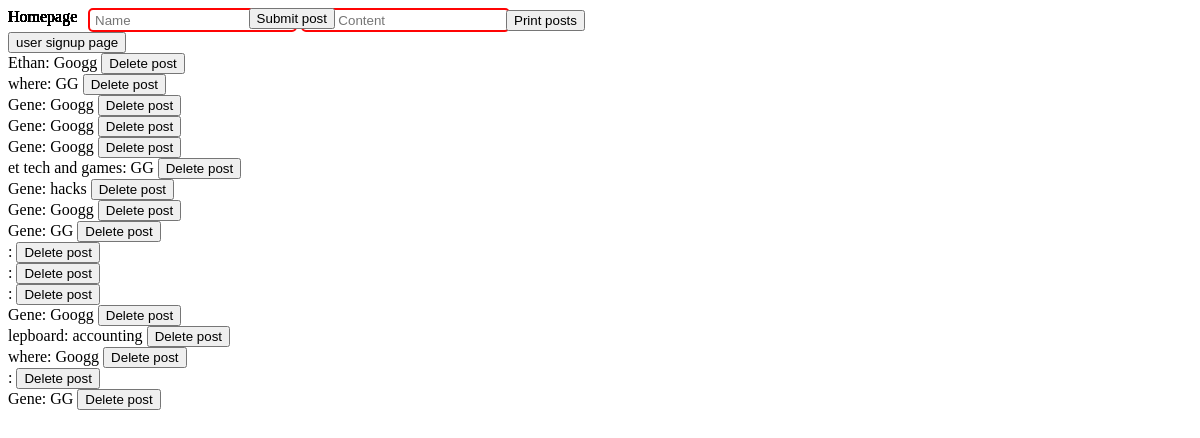
Before: / with the older database file.
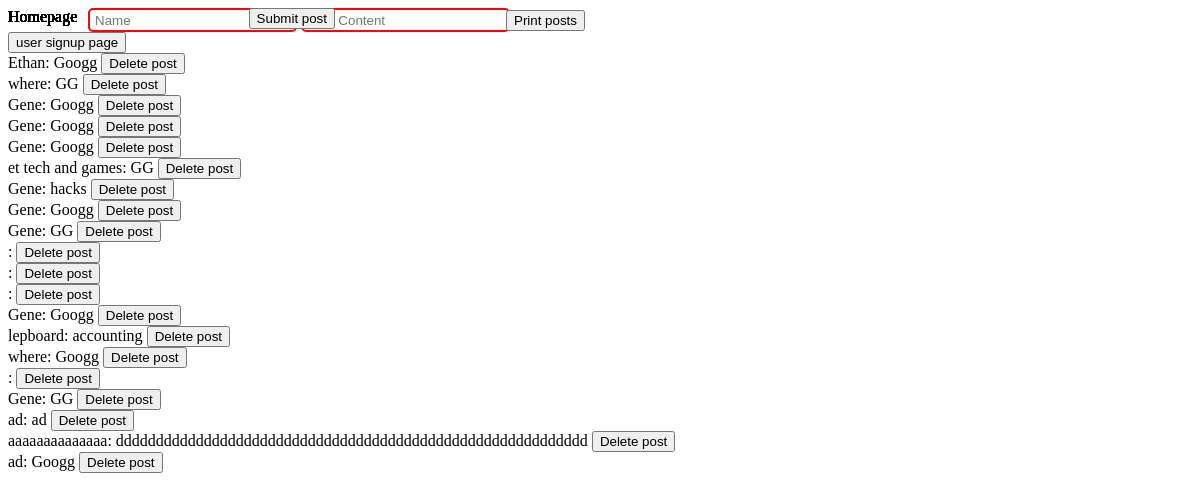
After: the same page with the newer database file.
### tables this page shows
CREATE TABLE "posts" (
	"id"	integer NOT NULL,
	"name"	text NOT NULL,
	"content"	text NOT NULL,
	PRIMARY KEY("id" AUTOINCREMENT)
);

### app.py (the view, shortened to what this page needs)
@app.route('/', methods=['GET','POST','DELETE'])
def index():
    if request.method == 'GET':
        pass
    if request.method == 'DELETE':
        if 'delete_post' in request.form:
            print('delete post front page')
            remove_post(-1)
    posts = get_posts()
    return render_template('food_index.html', posts=posts)

### food_models.py (called while the page is built)
def get_posts():
    con = sqlite3.connect(path.join(ROOT, 'food_database.db'))
    cur = con.cursor()
    cur.execute('select * FROM posts')
    posts = cur.fetchall()
    return posts

### templates/food_index.html (shortened to what this page needs)
<!doctype html>
<html>
    <body>
        <form action='/' method='post'>
            <input class = "posts_boxs" required type ="text" placeholder='Name' name='name'>
            <input class = "posts_content" required type ="text" placeholder='Post Content' name='post'>
            <input class="submit_post" type= "submit" name="submit_post" value='Submit post'>
            <input class="print_posts" type="submit" name="print_posts" value="Print posts">
        </form>
        <form action='/user_signup'>
            <button type='submit'>user signup page</button>
        </form>
        <form action='/' method='delete'>
            {%  for post in posts %}
            <div>{{post[1] + ': ' + post[2]}} <input type="submit" name="delete_post" value="Delete post"> </div>
            <div class="title">Homepage</div>
            {% endfor %}
        </form>
    </body>
    <head>
    </head>
</html>

### templates/food_index.html (style rules this page uses)
body { background-image: url('C:\Users\ethan\Documents\food_wastage_stopper\Food wastage stopper\Background\cal.png'); background-repeat: no-repeat; background-attachment: fixed; background-size: 100% 100%; }
.title { position: absolute; top: 8px; }
.posts_boxs { position: relative; width: 195px; height: 10px; border-radius: 5px; right: -80px; outline: none; padding: 5px; border: 2px solid rgb(255, 4, 4); }
.posts_content { position: relative; width: 195px; height: 10px; right: -80px; border-radius: 5px; outline: none; padding: 5px; border: 2px solid rgb(255, 4, 4); }
.submit_post { position: absolute; right: 865px; }
.print_posts { position: relative; left: 72px; }

Changed rows visible on the page:
added posts: name+content "ad: ad"
added posts: name+content "aaaaaaaaaaaaaa: ddddddddddddddddddddddddddddddddddddddddddddddddddddddddddd"
added posts: name+content "ad: Googg"
